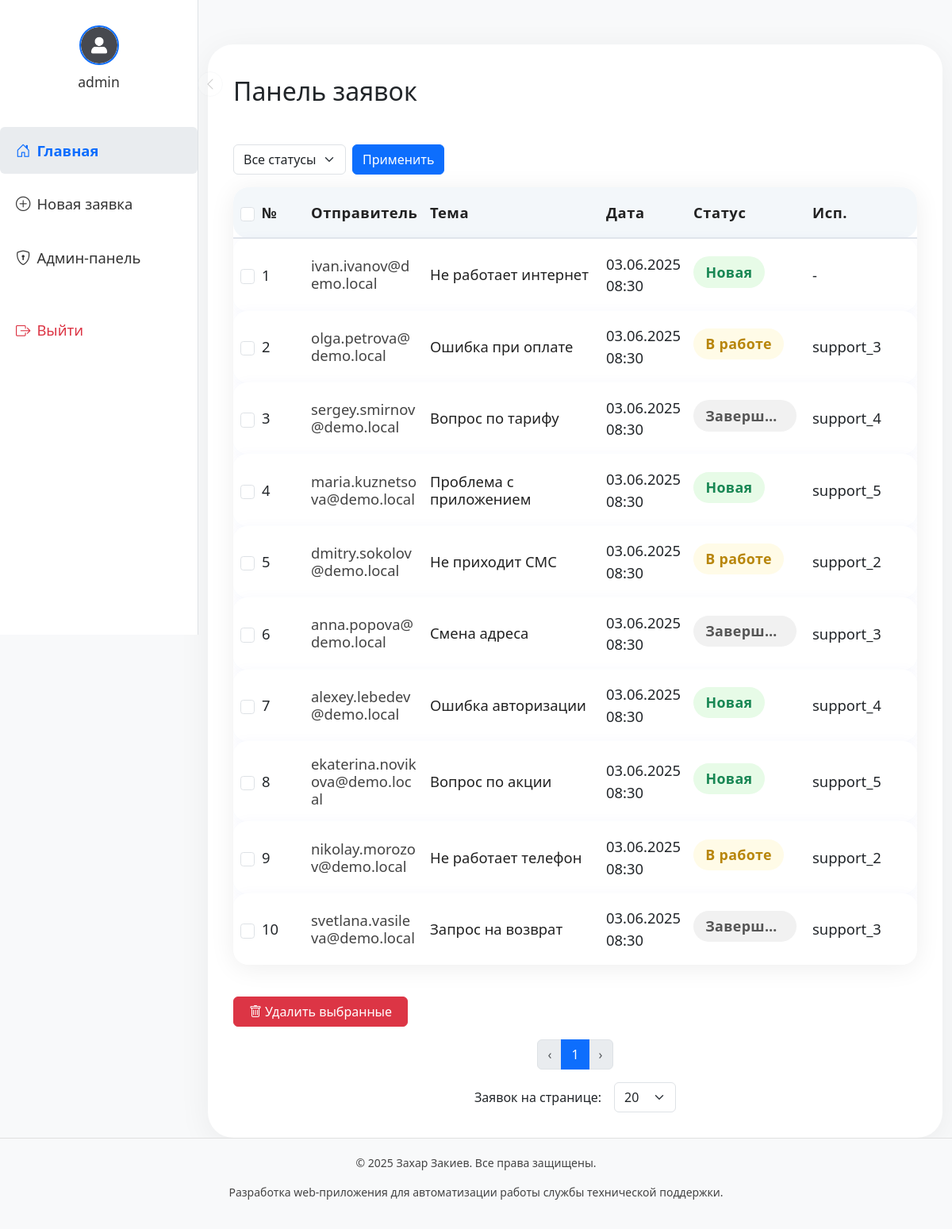
The page /dashboard (signed in) on the database as committed earlier.
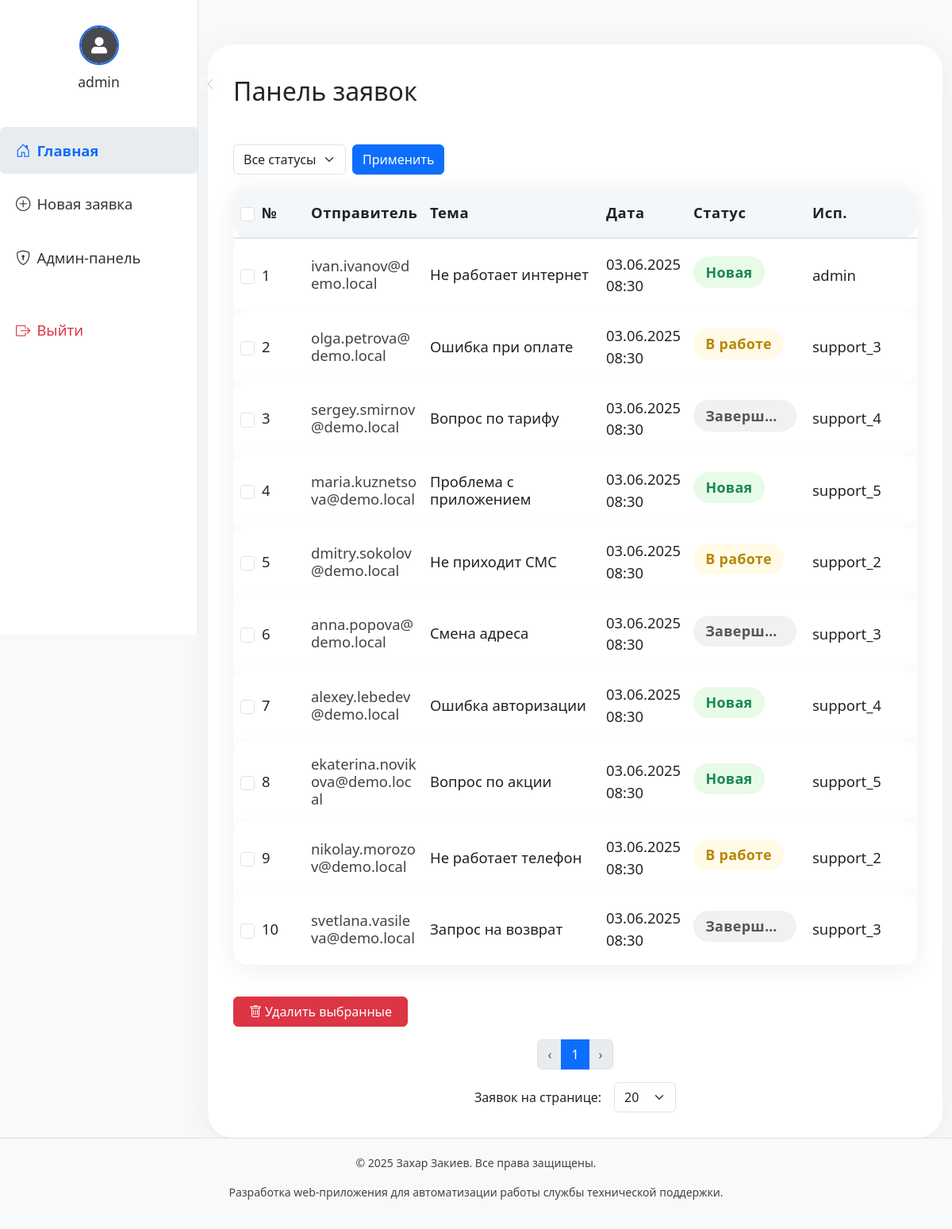
The same page on the database as committed later.
### tables this page shows
CREATE TABLE tickets (
    id INTEGER PRIMARY KEY AUTOINCREMENT,
    sender TEXT NOT NULL,
    subject TEXT NOT NULL,
    body TEXT NOT NULL,
    status TEXT DEFAULT 'новая',
    created_at TIMESTAMP DEFAULT CURRENT_TIMESTAMP,
    user_id INTEGER
, assignee_id INTEGER, attachment TEXT, public_token TEXT);

CREATE TABLE users (
    id INTEGER PRIMARY KEY AUTOINCREMENT,
    username TEXT NOT NULL UNIQUE,
    email TEXT NOT NULL UNIQUE,
    password TEXT NOT NULL,
    role TEXT DEFAULT 'user',
    is_confirmed INTEGER DEFAULT 0,
    avatar TEXT DEFAULT 'default_avatar.png'
);

### app.py (the view)
@app.route("/dashboard")
@login_required
def dashboard():
    conn = get_db_connection()
    role = session.get("role")
    user_id = session.get("user_id")
    sort_by = request.args.get('sort_by', 'created_at')
    sort_order = request.args.get('sort_order', 'desc')
    status_filter = request.args.get('status_filter')
    page = int(request.args.get('page', 1))
    per_page = request.args.get('per_page', request.cookies.get('per_page', 20))  # по умолчанию 20 заявок
    per_page = int(per_page)
    if per_page > 100:
        per_page = 100  # Установите ограничение на 100 заявок на страницу
    valid_columns = ['id', 'sender', 'subject', 'status', 'created_at']
    if sort_by not in valid_columns:
        sort_by = 'created_at'
    query = """
        SELECT t.*, u.username AS assigned_username
        FROM tickets t
        LEFT JOIN users u ON t.assignee_id = u.id
    """
    params = []
    if role == "client":
        query += " WHERE t.user_id = ?"
        params.append(user_id)
    else:
        query += " WHERE 1=1"
    if status_filter:
        query += " AND t.status = ?"
        params.append(status_filter)
    count_query = "SELECT COUNT(*) FROM (" + query + ") as total"
    total_tickets = conn.execute(count_query, params).fetchone()[0]
    offset = (page - 1) * per_page
    query += f" ORDER BY {sort_by} {sort_order} LIMIT {per_page} OFFSET {offset}"
    tickets = conn.execute(query, params).fetchall()
    conn.close()
    total_pages = (total_tickets + per_page - 1) // per_page  # округление вверх
    resp = make_response(render_template(
        "dashboard.html",
        tickets=tickets,
        sort_by=sort_by,
        sort_order=sort_order,
        page=page,
        per_page=per_page,
        total_pages=total_pages,
        status_filter=status_filter
    ))
    resp.set_cookie('per_page', str(per_page), max_age=60*60*24*30)  # Сохраняем на 30 дней
    return resp

### app.py (called while the page is built)
def get_db_connection():
    conn = sqlite3.connect(DB_PATH)
    conn.row_factory = sqlite3.Row
    return conn

def login_required(f):
    @wraps(f)
    def decorated_function(*args, **kwargs):
        if "user" not in session:
            return redirect("/login")
        return f(*args, **kwargs)
    return decorated_function

@app.template_filter('decode_mime')
def decode_mime_string(mime_string):
    decoded_bytes, encoding = decode_header(mime_string)[0]
    if isinstance(decoded_bytes, bytes):
        return decoded_bytes.decode(encoding if encoding else 'utf-8')
    return decoded_bytes

@app.template_filter('dt')
def dt(value):
    from datetime import datetime
    if hasattr(value, 'strftime'):
        return value.strftime('%d.%m.%Y %H:%M')
    try:
        dt = datetime.strptime(value, '%Y-%m-%d %H:%M:%S')
        return dt.strftime('%d.%m.%Y %H:%M')
    except Exception:
        return value

### templates/dashboard.html (shortened to what the changed rows need)
{% extends "base.html" %}
{% block content %}
<div class="ticket-main-card">
    <div class="ticket-title-row">
        <h2>Панель заявок</h2>
    </div>
    <div class="ticket-form-block">
        {% if tickets %}
        <form method="POST" action="{{ url_for('delete_selected_tickets') }}"class="d-none d-md-block">
            <div class="table-responsive">
                <table class="table table-tickets align-middle mb-0">
                    <thead>
                        <tr>
                            {% if session["role"] != "client" %}
                            <th class="checkbox-col">
                                <input type="checkbox" id="select-all" class="form-check-input"
                                    onclick="toggleAll(this)">
                            </th>
                            {% endif %}
                            <th class="sortable-column number-col">№</th>
                            <th class="sortable-column sender-col">Отправитель</th>
                            <th class="sortable-column subject-col">Тема</th>
                            <th class="sortable-column date-col">Дата</th>
                            <th class="sortable-column status-col">Статус</th>
                            <th class="sortable-column assigned-col"><span title="Ответственный">Исп.</span></th>
                        </tr>
                    </thead>
                    <tbody>
                        {% for ticket in tickets %}
                        <tr class="ticket-row"
                            onclick="window.location.href='{{ url_for('ticket', ticket_id=ticket.id) }}'">
                            {% if session["role"] != "client" %}
                            <td class="checkbox-col">
                                <label class="checkbox-label"
                                    style="display:block;width:100%;height:100%;margin:0;cursor:pointer;">
                                    <input type="checkbox" name="ticket_ids" value="{{ ticket.id }}"
                                        class="form-check-input" onchange="highlightRow(this); event.stopPropagation();"
                                        onclick="event.stopPropagation();">
                                </label>
                            </td>
                            {% endif %}
                            <td class="number-col">{{ ticket.id }}</td>
                            <td class="sender-col">{{ ticket.sender | decode_mime }}</td>
                            <td class="subject-col">{{ ticket.subject }}</td>
                            <td class="date-col">{{ ticket.created_at|dt }}</td>
                            <td class="status-col">
                                {% if ticket.status == 'новая' %}
                                <span class="ticket-status-badge novaya">Новая</span>
                                {% elif ticket.status == 'в работе' %}
                                <span class="ticket-status-badge vrabote">В работе</span>
                                {% elif ticket.status == 'завершена' %}
                                <span class="ticket-status-badge zavershena">Завершена</span>
                                {% else %}
                                <span class="ticket-status-badge">{{ ticket.status }}</span>
                                {% endif %}
                            </td>
                            <td class="assigned-col">
                                {{ ticket.assigned_username or '-' }}
                            </td>
                        </tr>
                        {% endfor %}
                    </tbody>
                </table>
            </div>
        </form>
        {% else %}
        <p class="text-muted">Заявок пока нет.</p>
        {% endif %}
    </div>
</div>
{% endblock %}

Rows that differ between the two databases and show on the page:
changed tickets "ivan.ivanov@demo.local": username "-" → "admin"
